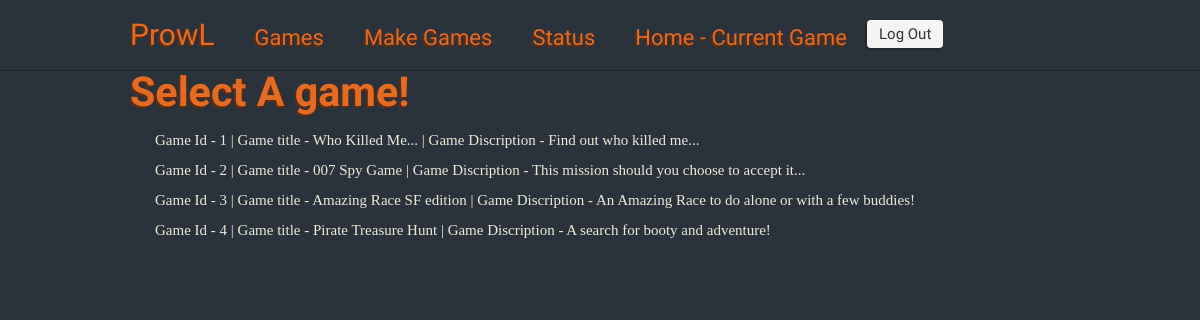
Page /select_games on the earlier database version.
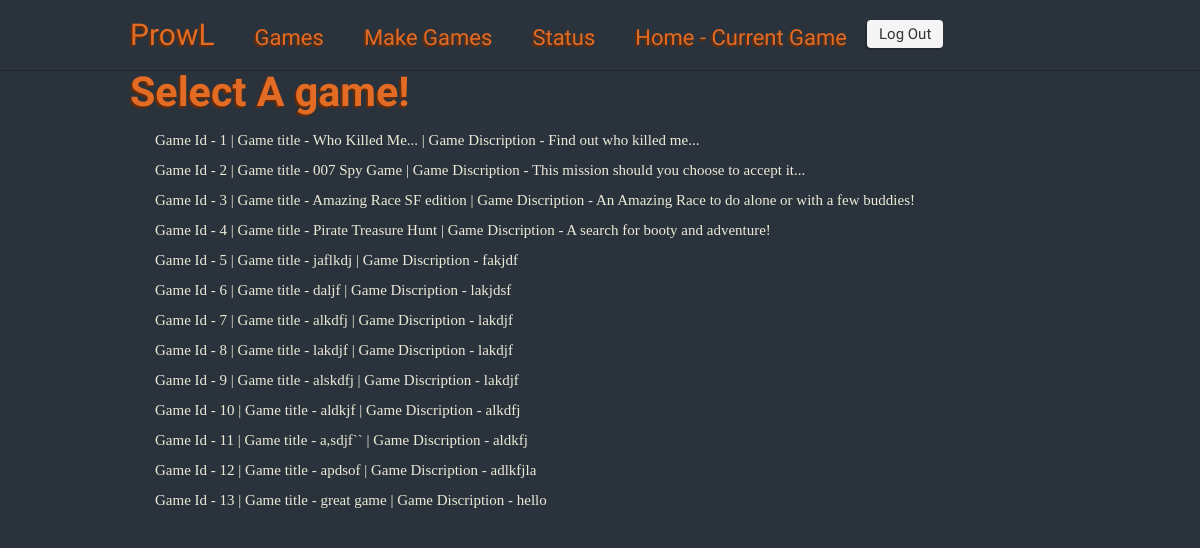
Same page on the later database version.
### model.py (models this page shows)
class Game(Base):
	__tablename__ = "games"
	id = Column(Integer, primary_key=True)
	game_title = Column(String(), nullable=True)
	game_description = Column(Text(), nullable=True)

### murder.py (the view)
@app.route('/select_games', methods=['GET'])
def select_game():
  games = db_session.query(Game).all()
  return render_template('select_games.html', games=games)

### templates/select_games.html (shortened to what this page needs)
{% extends "layout.html" %}
{% block content %}
<h1>
	<br>
	Select A game!
</h1>
<ul>
{% for game in games %}
	<p>
	Game Id - {{game.id}} | Game title - {{game.game_title}} | Game Discription - {{game.game_description}}
	</p>
{% endfor %}
</ul>
{% endblock %}

### templates/layout.html (shortened to what this page needs)
<html lang = en>
{% from "_form_helpers.html" import render_field %}
<head>
{% block head %}
<link href="/static/CSS/css/bootstrap.superhero.min.css" rel="stylesheet" media ="screen">
{% endblock %}
</head>
<body>
<div class ="navbar navbar-fixed-top">
	<div class ="navbar-inner">
		<div class = "container">
		    <a class ="brand" href="#">ProwL</a>
		    <div class ="nav-collapse">
				<ul class ="nav">
					<li><a href="{{url_for("select_game")}}"> Games </a></li>
					<li><a href="{{url_for("display_make_game")}}"> Make Games </a></li>
					<li><a href="{{url_for("display_status")}}"> Status </a></li>
					<li><a href="{{url_for("current_game")}}"> Home - Current Game</a></li>
					<li>
						<form name="logout_button" action="{{url_for("logout")}}" method="POST">
						<input class="btn" type=submit value="Log Out">
					</form>
					</li>
				</ul>
			</div>
		</div>
	</div>
</div>
<div id = "content" class="container">
{% block content %}
{% endblock %}
</div>
</body>
</html>

Differences in the rows shown:
added Game: id "5", game_title "jaflkdj", game_description "fakjdf"
added Game: id "6", game_title "daljf", game_description "lakjdsf"
added Game: id "7", game_title "alkdfj", game_description "lakdjf"
added Game: id "8", game_title "lakdjf", game_description "lakdjf"
added Game: id "9", game_title "alskdfj", game_description "lakdjf"
added Game: id "10", game_title "aldkjf", game_description "alkdfj"
added Game: id "11", game_title "a,sdjf``", game_description "aldkfj"
added Game: id "12", game_title "apdsof", game_description "adlkfjla"
added Game: id "13", game_title "great game", game_description "hello"
